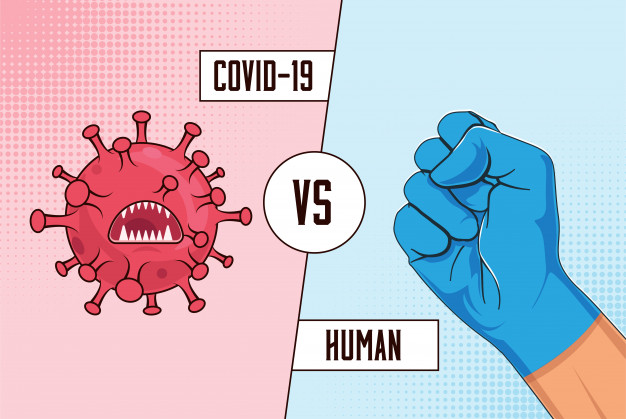
#> input picture covid.jpg, 626 x 419 px
$ jupyter execute compte_rendu_TP3.ipynb   (shell and % lines are left out)   (older library calls are emulated)
#> lines starting #> are read from the running program, lines starting #| are printed output that depends on the picture
#> the sliders are set to k = 2
<h1 style="color: Crimson;" > <center> Compte Rendu TP3: CLUSTERING </center></h1>
<h3 style="color : #3A727F; text-align: right;">Réalisé par : Wissal FARJALLAH</h3>

<h3 style = "color:DarkCyan;">I. PARTIE THÉORIQUE</h3>

<h4>Clustering (ou partitionnement des données) : Cette méthode de classification non supervisée rassemble un ensemble d’algorithmes d’apprentissage dont le but est de regrouper entre elles des données non étiquetées présentant des propriétés similaires. Isoler ainsi des schémas ou des familles permet aussi de préparer le terrain pour l’application ultérieure d’algorithmes d’apprentissage supervisé (comme le KNN)
L'algorithme des Kmeans peut être utilisé pour effectuer une segmentation d'une image qui présente des zones de couleur relativement uniforme. On représente l'ensemble des pixels de l'image dans un espace à trois dimensions en se basant sur leurs composantes Rouge / Vert / bleu. On obtient ainsi un nuage de points sur lequel on applique l'algorithme des k-means</h4>
<br>
<h4>voici quelques exemples de segmentation des images avec l'algorithme de clustering </h4>

<h3 style = "color:DarkCyan;"> II.PARTIE PRATIQUE </h3>

<h4> Dans la première partie , on s'interesse au a l'effet de clustering sur l'image en modifiant a chaque fois le nombre de cluster dans l'algorithme de k-means (cest un algothime de segmentation dans l'approche non supervisée de machine learning), on essai avec nombre de cluster = 2,3,4,5,6,7,8,9 et enfin 10 </h4>
<br>
<h4> Tout d'acord on va installer la bilbliothéque "OPEN-CV"</h4>

#### Puis on importe les bibliothéques nécessaires tel que : numpy ==> pour tout les opération mathématiques
#### pandas ==> pour l'affichge de tout ce qui est courbes et graphes
#### sklearn ==> pour l'accés au algorithme de machine learning comme K-mens
#### skimage ==> pour tout ce qui est traitement des images
#### Et on applique k-means pour la segmentation comme on a montionné ci-dessus

[cell 1]
import numpy as np
import cv2
from sklearn.cluster import KMeans
from sklearn.cluster import MiniBatchKMeans
import matplotlib.pyplot as plt
import skimage.io
from ipywidgets import interact, interactive, fixed, interact_manual
import ipywidgets as widgets

def segm(k):
#> called with k = 2
    image= cv2.imread('covid.jpg')
#> image is the input picture: shape (419, 626, 3); mean B, G, R 204.8, 191.6, 200.6

    (h1, w1) = image.shape[:2]
#> h1 = 419; w1 = 626

    image = cv2.cvtColor(image, cv2.COLOR_BGR2LAB)
#> image: shape (419, 626, 3); mean of channels 0, 1, 2 202.8, 136.6, 124.6

    image = image.reshape((image.shape[0] * image.shape[1], 3))


    clt = KMeans(n_clusters = k)

    labels = clt.fit_predict(image)
    quant = clt.cluster_centers_.astype("uint8")[labels]

#reshape the feature vectors to images
    quant = quant.reshape((h1, w1, 3))
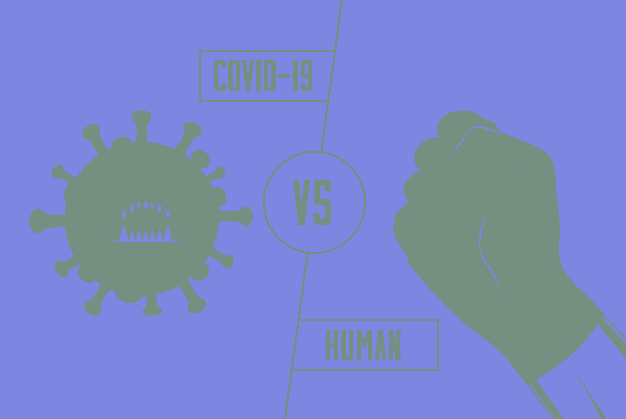
#> quant: shape (419, 626, 3); mean of channels 0, 1, 2 202.2, 136.2, 124.1; drawn as B, G, R
    image = image.reshape((h1, w1, 3))

# convert from L*a*b* to RGB
    quant = cv2.cvtColor(quant, cv2.COLOR_LAB2BGR)
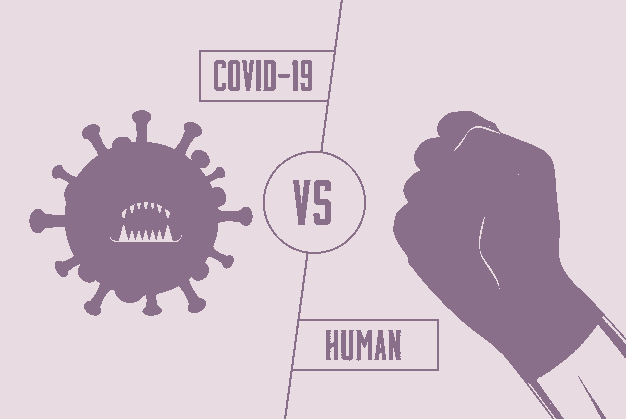
#> quant: shape (419, 626, 3); mean B, G, R 204.3, 192.7, 209.6
    image = cv2.cvtColor(image, cv2.COLOR_LAB2BGR)

    cv2.imwrite('covid2.jpg', quant)
    return plt.imshow(quant)
cv2.imread('covid.jpg')
cv2.waitKey(0)
cv2.destroyAllWindows()

[cell 2]
interact(segm,k=widgets.IntSlider(min=2, max=10, step=1, value=2));

#### Les images segmentés pour générer automatiquement , mais l'image ci-dessous regroupe tout et resume tout..
#### On remarque que lorsque le nombre de cluster = 2 , on trouve les deux couleurs dominants dans l'image, et à chaque fois qu'on augmente le nombre de cluster, l'image segmentée sera plus proche à l'image originale
#### ( nbre de cluster tend ves l'infini ==> image segmentée = image originale)

#### La deuxième partie est consacrée à l'image bruitée, on va ajouter quelques type de bruits à notre image dans le but de détérminer l'effet et les conséquences de ces bruits
#### Pour cela on utilise la fonction **random_noise** du module **util** de la bibliothéque **skimage**.

[cell 3]
import skimage.io
import matplotlib.pyplot as plt
from ipywidgets import interact, interactive, fixed, interact_manual
import ipywidgets as widgets
img_path="covid.jpg"
img = skimage.io.imread(img_path)/255.0
#> the sliders are set to mode = Gaussian


def plotnoise(mode):
#> called with mode = 'Gaussian'
    img_path="covid.jpg"
    img = skimage.io.imread(img_path)/255.0
    #plt.subplot(r,c,i)
    if mode is not None:
        gimg = skimage.util.random_noise(img, mode=mode)
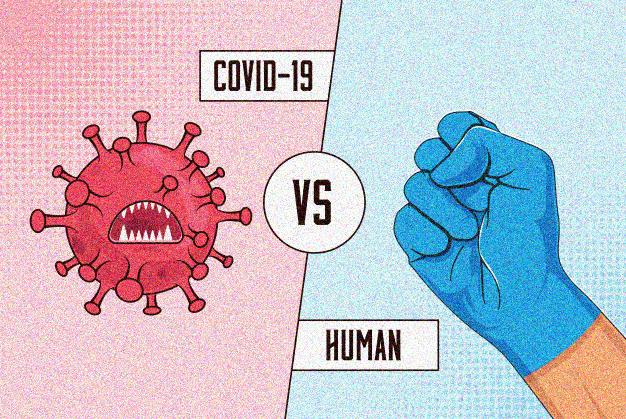
#> gimg: shape (419, 626, 3) float64; mean R, G, B 0.772, 0.745, 0.792
        plt.imshow(gimg)
    else:
        plt.imshow(img)
    plt.title(mode)
    plt.axis("off")


plt.figure(figsize=(18,24))
r=4
c=2
interact(plotnoise,mode=["Gaussian","Localvar","Poisson","Salt", "pepper", "s&p", "speckle",None]);


plt.show()

#### Et dans la derniére partie on va essayer d'éliminer la bruit puis on fait la segmentation de chaque image et on compare les images segmentées obtenue avec celles de la premiére partie
#### Tout d'abord on va éliminer la bruit des images
#### Pour accomplir cette tache, le module ***restoration*** de la bibliothéque ***skimage*** est neséssaire

[cell 4]
import skimage.io
import matplotlib.pyplot as plt
from skimage.util import random_noise
from skimage.restoration import denoise_tv_chambolle
from skimage.restoration import denoise_bilateral


def show_image(image, title='Image', cmap_type='gray'):
    plt.imshow(image, cmap=cmap_type)
    plt.title(title)
    plt.axis('off')
    plt.show()


image_orig=cv2.imread('covid.jpg')
noisy_image = random_noise(image_orig)
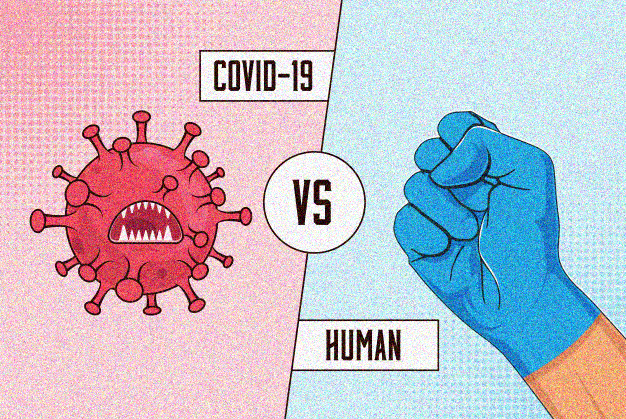
#> noisy_image: shape (419, 626, 3) float64; mean B, G, R 0.792, 0.745, 0.772
show_image(noisy_image, 'noisy image')

# total variation filter denoising
denoised_image = denoise_tv_chambolle(img, weight=0.1, multichannel=True)
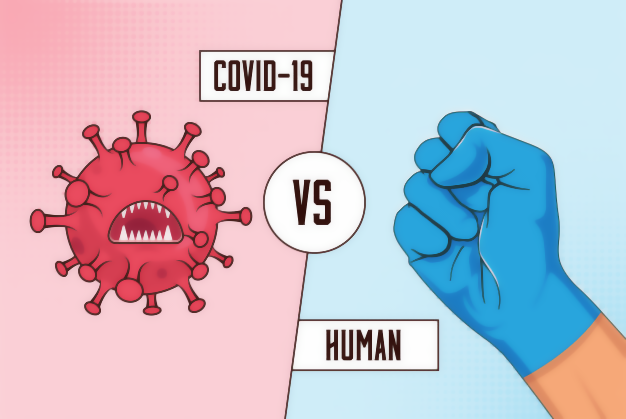
#> denoised_image: shape (419, 626, 3) float64; mean R, G, B 0.787, 0.751, 0.803
show_image(denoised_image, 'denoised image')


# bilateral filter denoising
denoised_bilateral_image = denoise_bilateral(noisy_image, multichannel=True)
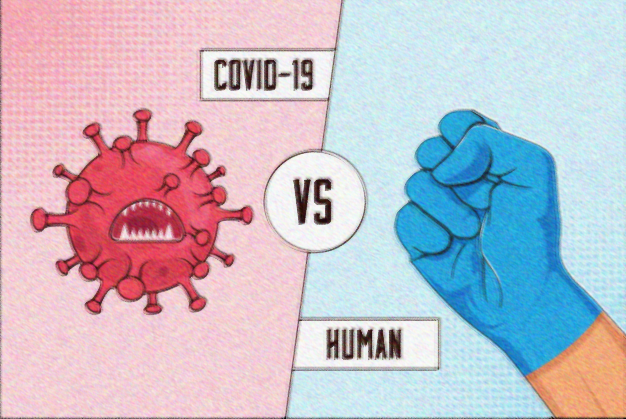
#> denoised_bilateral_image: shape (419, 626, 3) float64; mean B, G, R 0.792, 0.745, 0.772
show_image(denoised_bilateral_image, 'denoised bilateral image')

#### Dans la bibliothéque ***skimage*** on trouve deux célèbres fonctions pour elimier la bruit : denoise_tv_chambolle() ==> pour éliminer la variation totale de bruit & denoise_bilateral() ==> pour éliminer la bruit bilatérale
#### Maintenant, on applique la segmentation sur les deux images resultants de l'élimination de bruit et on les comparent avec celles de la pemiére partie
##### (on va segmenter seulement avec 2, 4 et 6 clusters)
#### Commancant par limage dont on élimine la bruit totale

[cell 5]
import numpy as np
import matplotlib.pyplot as plt
import cv2
import skimage

image= cv2.imread('denoised_image.png')
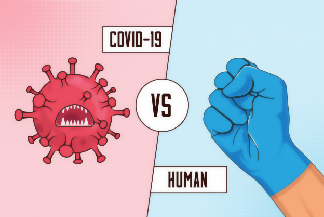
#> input picture denoised_image.png, 324 x 217 px
#> image is the input picture: shape (217, 324, 3); mean B, G, R 204.4, 191.1, 199.9

image = cv2.cvtColor(image, cv2.COLOR_BGR2RGB)

# reshape the image to a 2D array of pixels and 3 color values (RGB)
pixel_values = image.reshape((-1, 3))
# convert to float
pixel_values = np.float32(pixel_values)

# define stopping criteria
criteria = (cv2.TERM_CRITERIA_EPS + cv2.TERM_CRITERIA_MAX_ITER, 100, 0.2)

# number of clusters (K)
k = 6
_, labels, (centers) = cv2.kmeans(pixel_values, k, None, criteria, 10, cv2.KMEANS_RANDOM_CENTERS)
#> centers = [[211.6, 237.6, 247.2], [224.7, 157.3, 122], [39, 154.7, 211.5], [248.7, 200.5, 208], [79.06, 50.22, 51.33], [217.4, 69.18, 88.87]]

# convert back to 8 bit values
centers = np.uint8(centers)
#> centers = [[211, 237, 247], [224, 157, 121], [38, 154, 211], [248, 200, 208], [79, 50, 51], [217, 69, 88]]

# flatten the labels array
labels = labels.flatten()

# convert all pixels to the color of the centroids
segmented_image = centers[labels.flatten()]

# reshape back to the original image dimension
segmented_image = segmented_image.reshape(image.shape)
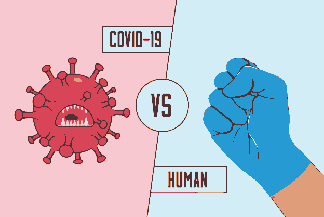
#> segmented_image: shape (217, 324, 3); mean R, G, B 199.3, 190.6, 204.1
cv2.imwrite('denoised_image_6.jpg', segmented_image)
# show the image
plt.imshow(segmented_image)
plt.show()

#### Passant maintenant à l'image dont on élimine la bruit bilatérale

[cell 6]
import numpy as np
import matplotlib.pyplot as plt
import cv2
import skimage

image= cv2.imread('denoised_bilatéral_image.png')
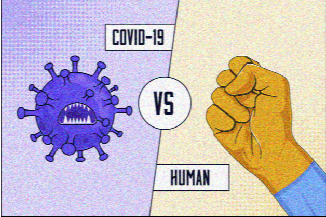
#> input picture denoised_bilatéral_image.png, 326 x 217 px
#> image is the input picture: shape (217, 326, 3); mean B, G, R 194.7, 188, 199.9

image = cv2.cvtColor(image, cv2.COLOR_BGR2RGB)

# reshape the image to a 2D array of pixels and 3 color values (RGB)
pixel_values = image.reshape((-1, 3))
# convert to float
pixel_values = np.float32(pixel_values)

# define stopping criteria
criteria = (cv2.TERM_CRITERIA_EPS + cv2.TERM_CRITERIA_MAX_ITER, 100, 0.2)

# number of clusters (K)
k = 2
_, labels, (centers) = cv2.kmeans(pixel_values, k, None, criteria, 10, cv2.KMEANS_RANDOM_CENTERS)
#> centers = [[220.3, 214.9, 225.8], [140.2, 109.2, 103.6]]

# convert back to 8 bit values
centers = np.uint8(centers)
#> centers = [[220, 214, 225], [140, 109, 103]]

# flatten the labels array
labels = labels.flatten()

# convert all pixels to the color of the centroids
segmented_image = centers[labels.flatten()]

# reshape back to the original image dimension
segmented_image = segmented_image.reshape(image.shape)
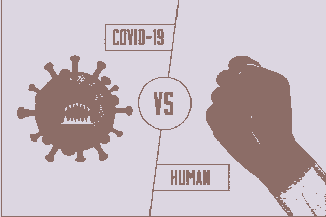
#> segmented_image: shape (217, 326, 3); mean R, G, B 199.6, 187.3, 194
cv2.imwrite('bilatéral_denoised_image_2.jpg', segmented_image)
# show the image
plt.imshow(segmented_image)
